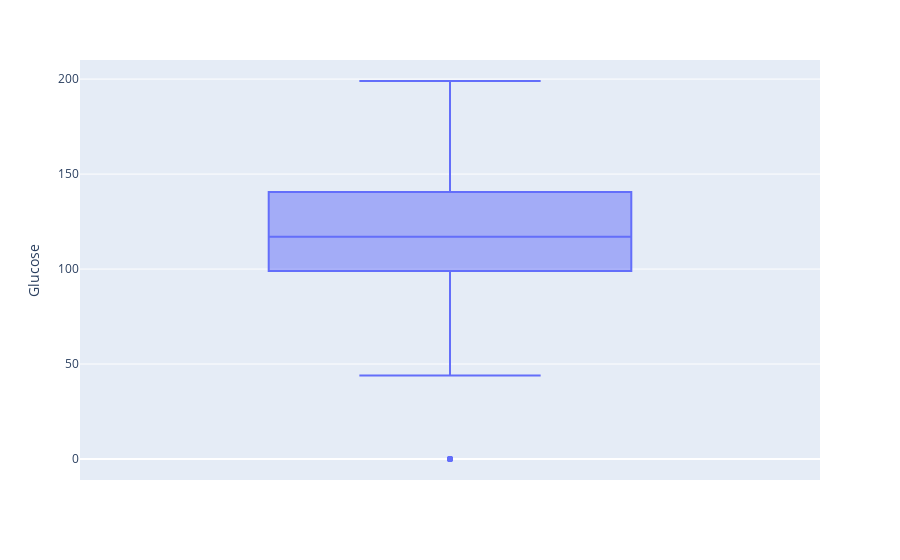

Source (notebook cell):
### Markdown cell above
#### 2. 'Glucose'

### Code cell
boxplot_of(d_data, 'Glucose')

### Figure 1 — Plotly figure (JSON) as saved in the notebook; plotly's stock layout.template omitted (floating-point values rounded to 4 significant figures; data arrays with more than 128 entries replaced by an {"elided": "..."} marker saying what was removed)
{"data": [{"alignmentgroup": "True", "hovertemplate": "Glucose=%{y}<extra></extra>", "legendgroup": "", "marker": {"color": "#636efa"}, "name": "", "notched": false, "offsetgroup": "", "orientation": "v", "showlegend": false, "type": "box", "x0": " ", "xaxis": "x", "y": {"elided": "768 int values"}, "y0": " ", "yaxis": "y"}], "layout": {"boxmode": "group", "legend": {"tracegroupgap": 0}, "margin": {"t": 60}, "xaxis": {"anchor": "y", "domain": [0, 1]}, "yaxis": {"anchor": "x", "domain": [0, 1], "title": {"text": "Glucose"}}}}
